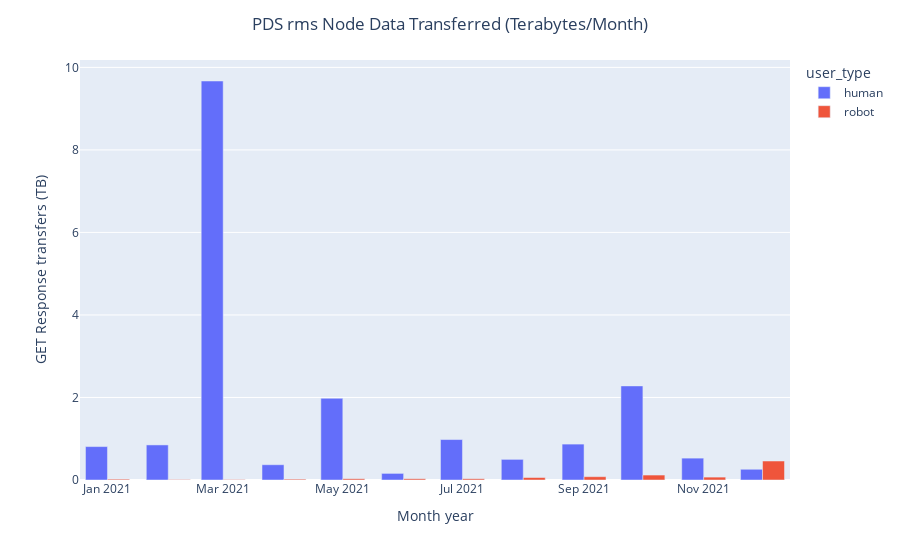

Notebook source saved alongside this figure:
### Code cell
barplot_node('rms')

### Figure 1 — Plotly figure (JSON) as saved in the notebook; plotly's stock layout.template omitted (floating-point values rounded to 4 significant figures)
{"data": [{"alignmentgroup": "True", "hovertemplate": "user_type=human<br>month_yr=%{x}<br>data_transmit_tb=%{y}<extra></extra>", "legendgroup": "human", "marker": {"color": "#636efa", "pattern": {"shape": ""}}, "name": "human", "offsetgroup": "human", "orientation": "v", "showlegend": true, "textposition": "auto", "type": "bar", "x": ["2021-01-01T00:00:00", "2021-02-01T00:00:00", "2021-03-01T00:00:00", "2021-04-01T00:00:00", "2021-05-01T00:00:00", "2021-06-01T00:00:00", "2021-07-01T00:00:00", "2021-08-01T00:00:00", "2021-09-01T00:00:00", "2021-10-01T00:00:00", "2021-11-01T00:00:00", "2021-12-01T00:00:00"], "xaxis": "x", "y": [0.81, 0.85, 9.67, 0.37, 1.98, 0.16, 0.98, 0.5, 0.87, 2.28, 0.53, 0.26], "yaxis": "y"}, {"alignmentgroup": "True", "hovertemplate": "user_type=robot<br>month_yr=%{x}<br>data_transmit_tb=%{y}<extra></extra>", "legendgroup": "robot", "marker": {"color": "#EF553B", "pattern": {"shape": ""}}, "name": "robot", "offsetgroup": "robot", "orientation": "v", "showlegend": true, "textposition": "auto", "type": "bar", "x": ["2021-01-01T00:00:00", "2021-02-01T00:00:00", "2021-03-01T00:00:00", "2021-04-01T00:00:00", "2021-05-01T00:00:00", "2021-06-01T00:00:00", "2021-07-01T00:00:00", "2021-08-01T00:00:00", "2021-09-01T00:00:00", "2021-10-01T00:00:00", "2021-11-01T00:00:00", "2021-12-01T00:00:00"], "xaxis": "x", "y": [0.02, 0.01, 0.01, 0.02, 0.03, 0.03, 0.03, 0.06, 0.08, 0.12, 0.07, 0.46], "yaxis": "y"}], "layout": {"autosize": true, "barmode": "group", "legend": {"title": {"text": "user_type"}, "tracegroupgap": 0}, "margin": {"t": 60}, "title": {"text": "PDS rms Node Data Transferred (Terabytes/Month)", "x": 0.5}, "xaxis": {"anchor": "y", "autorange": true, "domain": [0, 1], "range": ["2020-12-18", "2021-12-15"], "title": {"text": "Month year"}, "type": "date"}, "yaxis": {"anchor": "x", "autorange": true, "domain": [0, 1], "range": [0, 10.18], "title": {"text": "GET Response transfers (TB)"}, "type": "linear"}}}
